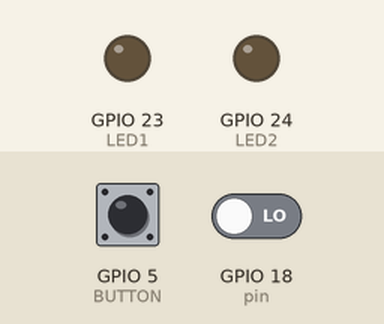
Bench run of a program on a simulated Raspberry Pi (BCM pin numbers). Shown: output pins drawn as LEDs (lit = HIGH). The test bench sets the inputs (shaded band); at power-on: GPIO 5 (BUTTON) HIGH, GPIO 18 (pin) LOW. What the program prints to the terminal is not drawn.

Above: at 1.2 s.
1.3 s: GPIO 5 (BUTTON) pulled LOW for 0.15 s
At 2.9 s:
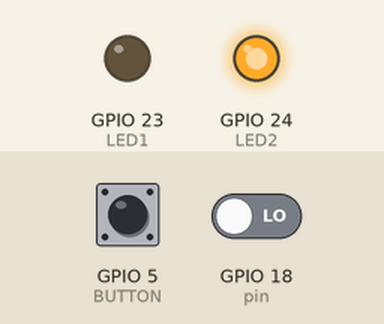
3.5 s: GPIO 18 (pin) driven HIGH
At 4.4 s:
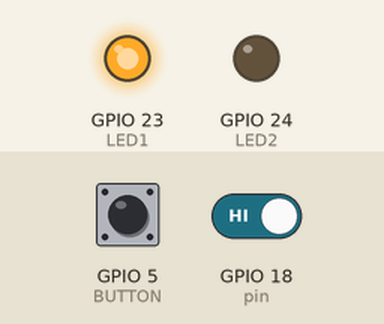
5.5 s: GPIO 18 (pin) driven LOW
At 7.1 s:
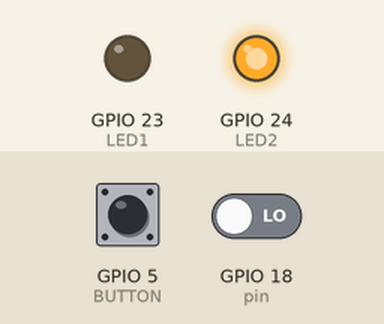
7.5 s: GPIO 5 (BUTTON) pulled LOW for 1 s
At 8.2 s:
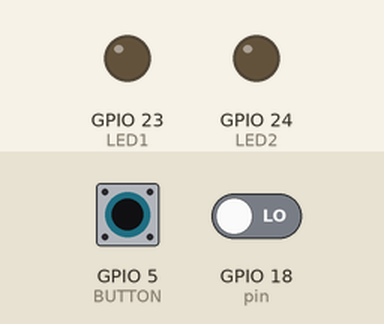
Timing chart, 0 to 10.5 s (numbered marks = the images above; inputs shaded):
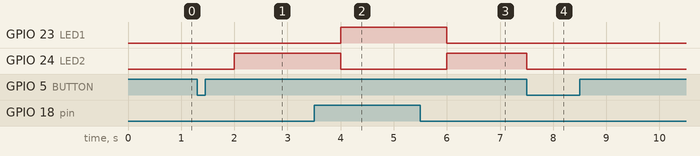

Measured:
- after the input at 1.3 s, GPIO 24 (LED2): LOW → HIGH after 0.70 s
- after the input at 3.5 s, GPIO 23 (LED1): LOW → HIGH after 0.50 s; GPIO 24 (LED2): HIGH → LOW after 0.50 s
- after the input at 5.5 s, GPIO 23 (LED1): HIGH → LOW after 0.50 s; GPIO 24 (LED2): LOW → HIGH after 0.50 s
- after the input at 7.5 s, GPIO 24 (LED2): HIGH → LOW at once

The program:

kadai3-3.py
```python
import sys
import time
import RPi.GPIO as GPIO


# ボタンは"GPIO5"に接続
BUTTON = 5
pin = 18
LED1 = 23
LED2 = 24
FLG = 0

# 主処理
def main():
    try:
        # 操作対象のピンは「GPIOn」の"n"を指定する
        GPIO.setmode(GPIO.BCM)
        # BUTTONがつながるGPIOピンの動作は「入力」「プルアップあり」
        GPIO.setup(BUTTON, GPIO.IN, pull_up_down=GPIO.PUD_UP)

        # 人感センサピンの出力
        GPIO.setup(pin, GPIO.IN)

        # LEDピンの出力
        GPIO.setup(LED1, GPIO.OUT)
        GPIO.setup(LED2, GPIO.OUT)

        # 立ち下がり（GPIO.FALLING）を検出する（プルアップなので通常時1／押下時0）
        GPIO.add_event_detect(BUTTON, GPIO.FALLING, bouncetime=200)
        # イベント発生時のコールバック関数を登録
        GPIO.add_event_callback(BUTTON, button_pressed)

        # 無限ループ
        while True:
            # 主処理
            if FLG == 1:
                if(GPIO.input(pin) == GPIO.HIGH):
                    print("反応あり")
                    GPIO.output(LED1, GPIO.HIGH)
                    GPIO.output(LED2, GPIO.LOW)
                else:
                    print("反応なし")
                    GPIO.output(LED1, GPIO.LOW)
                    GPIO.output(LED2, GPIO.HIGH)
            else:
                pass
            time.sleep(1)

    # キーボード割り込みを捕捉
    except KeyboardInterrupt:
        print("例外'KeyboardInterrupt'を捕捉")

    print("処理を終了します")

    # GPIOの設定をリセット
    GPIO.cleanup()

    return 0


# ボタンＡが押された時に呼び出されるコールバック関数
# gpio_no: イベントの原因となったGPIOピンの番号
def button_pressed(gpio_no):
    global FLG
    sw = GPIO.input(gpio_no)
    if sw == 0:
        if FLG == 0:
            GPIO.output(LED1, GPIO.LOW)
            GPIO.output(LED2, GPIO.LOW)
            FLG = 1
        else:
            GPIO.output(LED1, GPIO.LOW)
            GPIO.output(LED2, GPIO.LOW)
            FLG = 0


if __name__ == "__main__":
    sys.exit(main())
```
